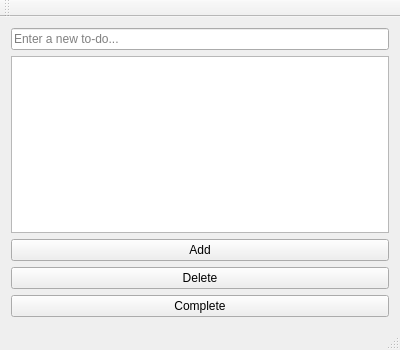
<?xml version="1.0" encoding="UTF-8"?>
<ui version="4.0">
 <class>MainWindow</class>
 <widget class="QMainWindow" name="MainWindow">
  <property name="geometry">
   <rect>
    <x>0</x>
    <y>0</y>
    <width>400</width>
    <height>350</height>
   </rect>
  </property>
  <property name="windowTitle">
   <string>TodoAPP</string>
  </property>
  <widget class="QWidget" name="centralWidget">
   <layout class="QVBoxLayout" name="verticalLayout">
    <item>
     <widget class="QLineEdit" name="todoEdit">
      <property name="placeholderText">
       <string>Enter a new to-do...</string>
      </property>
     </widget>
    </item>
    <item>
     <widget class="QListView" name="todoView"/>
    </item>
    <item>
     <widget class="QPushButton" name="addButton">
      <property name="text">
       <string>Add</string>
      </property>
     </widget>
    </item>
    <item>
     <widget class="QPushButton" name="deleteButton">
      <property name="text">
       <string>Delete</string>
      </property>
     </widget>
    </item>
    <item>
     <widget class="QPushButton" name="completeButton">
      <property name="text">
       <string>Complete</string>
      </property>
     </widget>
    </item>
   </layout>
  </widget>
  <widget class="QMenuBar" name="menuBar">
   <property name="geometry">
    <rect>
     <x>0</x>
     <y>0</y>
     <width>400</width>
     <height>20</height>
    </rect>
   </property>
  </widget>
  <widget class="QToolBar" name="mainToolBar">
   <attribute name="toolBarArea">
    <enum>TopToolBarArea</enum>
   </attribute>
   <attribute name="toolBarBreak">
    <bool>false</bool>
   </attribute>
  </widget>
  <widget class="QStatusBar" name="statusBar"/>
 </widget>
 <layoutdefault spacing="6" margin="11"/>
 <resources/>
 <connections/>
</ui>
